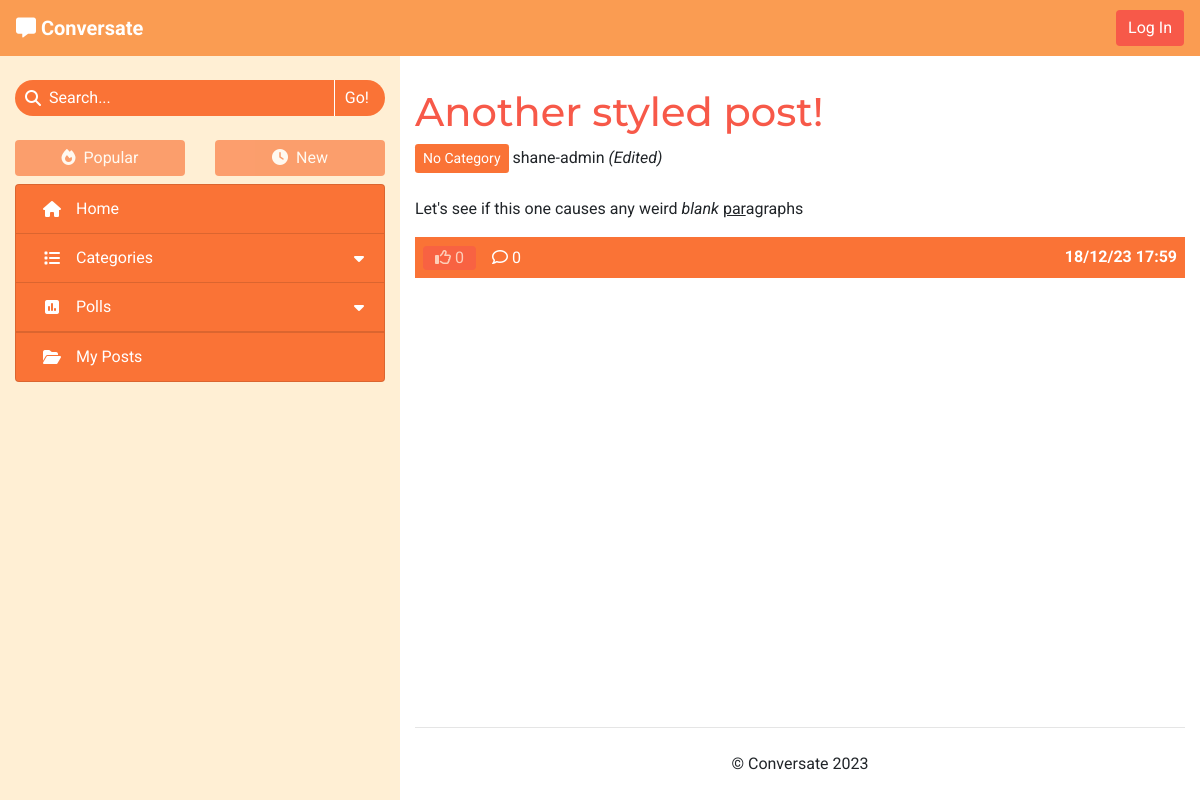
/no-category-oleaVWoA-another-styled-post/, run on an earlier commit of the app's database.
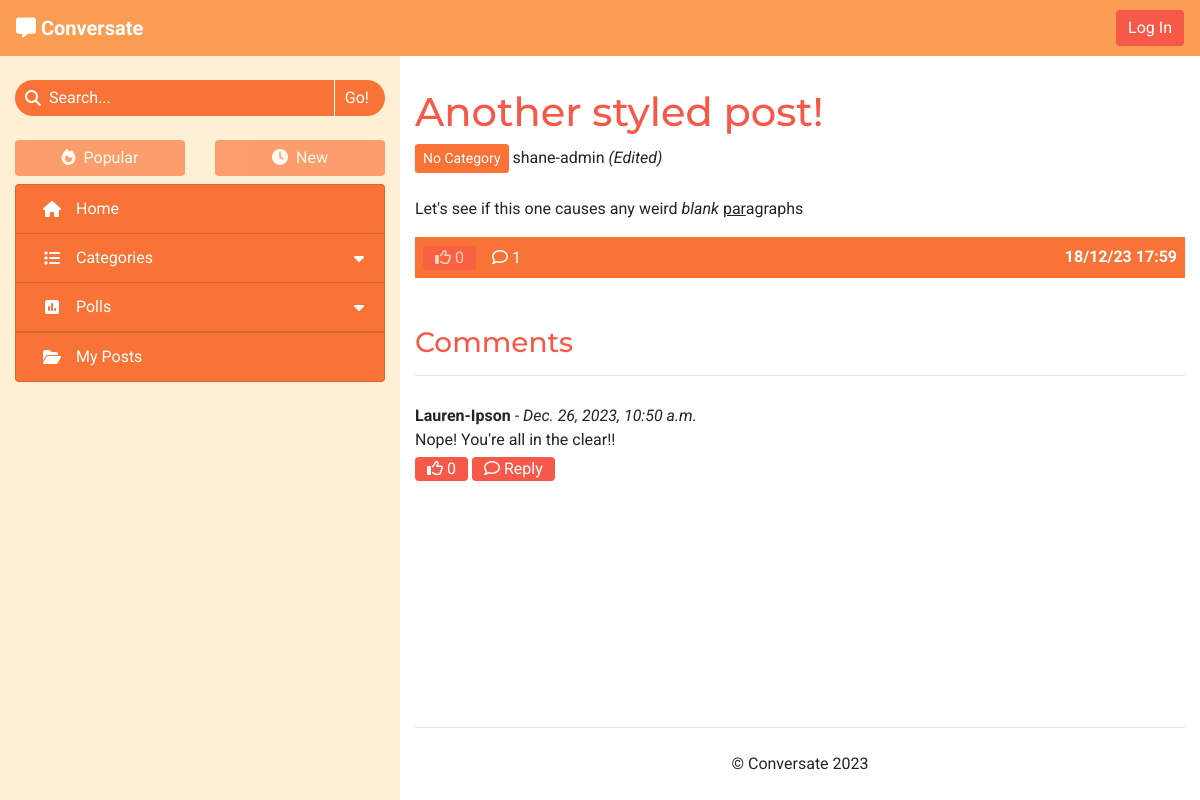
And on a later commit of the database.
### forum/models.py (models this page shows, shortened)
class Post(models.Model):
    title = models.CharField(max_length=100)
    slug = models.SlugField(max_length=100, unique=True)
    category = models.ForeignKey(Category, on_delete=models.CASCADE,
                                 related_name='tagged_posts')
    image = CloudinaryField('image', blank=True)
    image_position = models.IntegerField(blank=True, null=True)
    posted_by = models.ForeignKey(User, on_delete=models.CASCADE,
                                  related_name='added_posts')
    posted_on = models.DateTimeField(auto_now_add=True)
    content = models.TextField()
    tags = models.CharField(max_length=200, blank=True)
    edited = models.BooleanField(default=False)
    likes = models.ManyToManyField(User, related_name='post_likes', blank=True)
    approved = models.BooleanField(default=False)
    class Meta:
        ordering = ['-posted_on']
    def number_of_likes(self):
        return self.likes.count()
    def number_of_comments(self):
        return self.comments.count()

class Category(models.Model):
    name = models.CharField(max_length=30, unique=True)
    slug = models.SlugField(max_length=30, unique=True)
    icon = models.CharField(max_length=30, default="fa-tag")
    def __str__(self):
        return self.name
    def number_of_posts(self):
        return self.tagged_posts.count()

class Comment(models.Model):
    post = models.ForeignKey(Post, on_delete=models.CASCADE,
                             related_name='comments')
    content = models.TextField()
    posted_by = models.ForeignKey(User, on_delete=models.CASCADE,
                                  related_name='added_comments')
    posted_on = models.DateTimeField(auto_now_add=True)
    reply_to = models.ForeignKey('self', on_delete=models.CASCADE,
                                 related_name='replies', blank=True, null=True)
    edited = models.BooleanField(default=False)
    likes = models.ManyToManyField(User, related_name="comment_likes",
                                   blank=True)
    approved = models.BooleanField(default=False)
    class Meta:
        ordering = ['-posted_on']
    def number_of_likes(self):
        return self.likes.count()
    def number_of_replies(self):
        return self.replies.count()

### forum/views.py (the view)
# urls.py: path('<slug:slug>/', views.ViewPost.as_view(), name='view_post'),
class ViewPost(View):
    def get(self, request, slug):
        post = get_object_or_404(Post, slug=slug)
        context = get_post_context(request, post)
        return render(request, 'post_details.html', context)

### templates/post_details.html (shortened to what this page needs)
{% extends "base.html" %}
{% load static %}
{% load template_tags %}
{% block content %}
    <h1>{{ post.title }}</h1>
    <a class="btn btn-sm category" href="{% url 'categories' post.category.slug %}">{{ post.category }}</a>
    <span>{{ post.posted_by }}
        {% if post.edited %}
            <em>(Edited)</em>
        {% endif %}
    </span>
    <br><br>
    <div id="post-content" class="mb-3">{{ post.content|safe }}</div>
    <div id="post-footer" class="d-flex justify-content-between mt-2">
        <div class="post-footer-buttons">
            {% if user.is_authenticated %}
            <form class="d-inline" method="POST" action="{% url 'like_post' post.slug %}">
                {% csrf_token %}
                {% if user in post.likes.all %}
                    <button type="submit" class="btn py-0 line-separate" aria-label="Unlike this post">
                        <i class="fa-solid fa-thumbs-up"></i>
                {% else %}
                    <button type="submit" class="btn py-0 line-separate" aria-label="Like this post">
                        <i class="fa-regular fa-thumbs-up"></i>
                {% endif %}
                    {{ post.number_of_likes }}
                </button>
            </form>
            {% else %}
                <span class="btn disabled py-0" aria-disabled="true">
                    <i class="fa-regular fa-thumbs-up"></i>
                    {{ post.number_of_likes }}
                </span>
            {% endif %}
            {% if user.is_authenticated %}
                <a class="btn py-0{% if user == post.posted_by %} line-separate{% endif %}" href="#post-comment" aria-label="Post a comment">
            {% else %}
                <a class="btn py-0{% if user == post.posted_by %} line-separate{% endif %}" href="#comments" aria-label="View the post's comments">
            {% endif %}
                <i class="fa-regular fa-comment"></i>
                {{ post.number_of_comments }}
            </a>
        </div>
        <div class="center-to-container">
            <strong>{{ post.posted_on|date:"d/m/y G:i" }}</strong>
        </div>
    </div>
    <br>
    <br>
    <div id="comments" class="accordion">
        {% if comments %}
            <h3>Comments</h3>
            <hr>
            {% for comment in comments %}
                {% if comment.reply_to %}
                <div id="comment-{{ comment.id }}" data-timestamp="{{ comment.posted_on.timestamp }}"
                    data-reply-to="{{ comment.reply_to.id }}" class="comment reply ml-3 ml-sm-4 ml-lg-5 py-3 d-none">
                {% else %}
                <div id="comment-{{ comment.id }}" class="comment my-4 py-1">
                {% endif %}
                    <div class="comment-header">
                        <strong>{{ comment.posted_by }}</strong> -
                        <em>{{ comment.posted_on }}
                        </em>
                    </div>
                    <div class="comment-body">
                        <p class="mb-1 comment-text">{{ comment.content }}</p>
                        <form method="POST" class="d-inline" action="{% url 'like_comment' comment.id %}">
                            {% if user in comment.likes.all %}
                            <button type="submit" class="btn btn-small py-0">
                                <i class="fa-solid fa-thumbs-up"></i>
                            {% else %}
                            <button type="submit" class="btn btn-small py-0">
                                <i class="fa-regular fa-thumbs-up"></i>
                            {% endif %}
                                {{ comment.number_of_likes }}
                            </button>
                        </form>
                        <button class="btn btn-small py-0" type="button" data-toggle="collapse"
                            data-target="#reply-toggle-{{ comment.id }}" aria-expanded="false" aria-controls="reply-toggle-{{ comment.id }}">
                            <i class="fa-regular fa-comment"></i>
                            Reply
                        </button>
                    </div>
                </div>
            {% endfor %}
        {% endif %}
    </div>
{% endblock %}

### templates/base.html (shortened to what this page needs)
{% load static %}
<!DOCTYPE html>
<html lang="en">
<head>
    <link rel="stylesheet" href="https://cdn.jsdelivr.net/npm/bootstrap@4.6.2/dist/css/bootstrap.min.css"
>
    <link rel="stylesheet" href="{% static 'css/style.css' %}" type="text/css">
</head>
<body id="main-page">
    <header class="navbar navbar-expand-sm navbar-dark">
        <div>
            <a class="navbar-brand" href="{% url 'home' %}" aria-label="Go to the home page">
                <i class="fa-solid fa-message"></i>
                <strong>Conversate</strong>
            </a>
        </div>
            <ul class="nav justify-content-end">
                {% if user.is_authenticated %}
                    <li class="nav mr-3 mr-md-2">
                        <a class="nav-icon" href="{% url 'new_post' %}">
                            <i class="fa-solid fa-pen-to-square"></i>
                        </a>
                    </li>
                    <li class="nav mr-3 mr-md-2">
                        <a class="nav-icon" href="{% url 'new_poll' %}">
                            <i class="fa-solid fa-square-poll-vertical"></i>
                        </a>
                    </li>
                    <li class="nav dropdown center-to-container">
                        <span class="text-light d-none d-md-inline" data-toggle="dropdown" role="button"
                            aria-expanded="false" aria-label="User Information">
                            <strong>{{ user.username }}
                                <i class="fa-solid fa-caret-down"></i>
                            </strong>
                        </span>
                        <span class="d-md-none nav-icon align-middle" data-toggle="dropdown" role="button"
                            aria-expanded="false" aria-label="User Information">
                            <strong>{{ user.username|make_list|first|upper }}</strong>
                        </span>
                        <div class="dropdown-menu dropdown-menu-right">
                            <a class="dropdown-item" href="{% url 'account_settings' %}"
                                aria-label="View and edit your account settings">Account Settings</a>
                            <div class="dropdown-divider"></div>
                            <a id="nav-logout" class="dropdown-item clickable trigger-logout"
                                aria-label="Log out of your account" data-url="{% url 'account_logout' %}">Log out</a>
                        </div>
                    </li>
                {% else %}
                    <li class="nav">
                        <a href="{% url 'account_login' %}" class="btn">Log In</a>
                    </li>
                {% endif %}
            </ul>
        </header>
    <div>
        <div class="container-fluid">
            <div class="row">
                <nav class="d-none d-md-block col-4" >
                    <form action="{% url 'search_post' %}" method="GET" autocomplete="off">
                        <div class="search-bar mt-4" role="button" data-toggle="popover"
                            data-placement="bottom">
                            <div class="center-to-container">
                                <i class="fa-solid fa-magnifying-glass"></i>
                            </div>
                            <input type="text" id="search-input" name="search_query"
                                {% if search_result %} value="{{ search_result }}"{% endif %} placeholder="Search..." required>
                            <input type="submit" class="side-nav-btn" value="Go!">
                        </div>
                    </form>
                    <div class="container-fluid px-0 mt-4 mb-2">
                        <div class="row">
                            {% with request.path|add:"?"|add:request.GET.urlencode as current_path %}
                            <div class="col-6">
                                {% if disable_sort %}
                                    <div>
                                {% elif request.GET.urlencode %}
                                    <a href="{% url 'sort_posts' 0 current_path %}" class="anchor-no-style">
                                {% else %}
                                    <a href="{% url 'sort_posts' 0 request.path %}" class="anchor-no-style">
                                {% endif %}
                                    <div class="btn btn-block side-nav-btn
                                        {% if disable_sort %} disabled{% elif not user.profile.sort_by_new %} active{% endif %}">
                                        <i class="fa-solid fa-fire mr-lg-1"></i>
                                        Popular
                                    </div>
                                {% if disable_sort %}
                                    </div>
                                {% else %}
                                    </a>
                                {% endif %}
                            </div>
                            <div class="col-6">
                                {% if disable_sort %}
                                    <div>
                                {% elif request.GET.urlencode %}
                                    <a href="{% url 'sort_posts' 1 current_path %}" class="anchor-no-style">
                                {% else %}
                                    <a href="{% url 'sort_posts' 1 request.path %}" class="anchor-no-style">
                                {% endif %}
                                    <div class="btn btn-block side-nav-btn
                                        {% if disable_sort %} disabled{% elif user.profile.sort_by_new %} active{% endif %}">
                                        <i class="fa-solid fa-clock mr-lg-1"></i>
                                        New
                                    </div>
                                {% if disable_sort %}
                                    </div>
                                {% else %}
                                    </a>
                                {% endif %}
                            </div>
                            {% endwith %}
                        </div>
                    </div>
                    <div class="list-group side-nav accordion" id="side-nav-list">
                        <a class="list-group-item list-group-item-action side-nav-btn
                            {% if selected_tab == 'Home' %} active{% endif %}" href="{% url 'home' %}">
                            <i class="fa-solid fa-house center-to-container"></i>
                            <span class="d-inline-block ml-lg-2">Home</span>
                        </a>
                        <a id="category-collapse" class="list-group-item list-group-item-action side-nav-btn clickable
                            {% if 'Categories' in selected_tab %} active{% endif %}" data-toggle="collapse"
                            href="#side-nav-categories" role="button" aria-expanded="false" aria-controls="side-nav-categories">
                            <i class="fa-solid fa-list center-to-container"></i>
                            <div class="ml-lg-2">Categories</div>
                            <i class="fa-solid fa-caret-down center-to-container"></i>
                        </a>
                        <a id="poll-list-collapse" class="list-group-item list-group-item-action side-nav-btn clickable
                            {% if 'Polls' in selected_tab %} active{% endif %}" data-toggle="collapse"
                            href="#side-nav-polls" role="button" aria-expanded="false" aria-controls="side-nav-polls">
                            <i class="fa-solid fa-square-poll-vertical center-to-container"></i>
                            <div class="ml-lg-2">Polls</div>
                            <i class="fa-solid fa-caret-down center-to-container"></i>
                        </a>
                        <a class="list-group-item list-group-item-action side-nav-btn clickable"
                            href="{% url 'my_posts' %}">
                            <i class="fa-solid fa-folder-open center-to-container"></i>
                            <span class="d-inline-block ml-lg-2">My Posts</span>
                        </a>
                    </div>
                </nav>
                <div id="main-content" class="col col-md-8">
                    <section>
                        {% block content %}
                        {% endblock content %}
                    </section>
                    <footer>
                        <hr>
                        <p class="text-center my-4">&copy; Conversate 2023</p>
                    </footer>
                </div>
            </div>
        </div>
    </div>
</body>
</html>

What changed in the data, as far as the page shows it:
computed for Post "Another styled post!": number_of_comments "0" → "1"
added Comment: posted_by "Lauren-Ipson", posted_on "Dec. 26, 2023, 10:50 a.m.", content "Nope! You're all in the clear!!", number_of_likes "0"
Also different on the page:
text now shown: "Comments"
